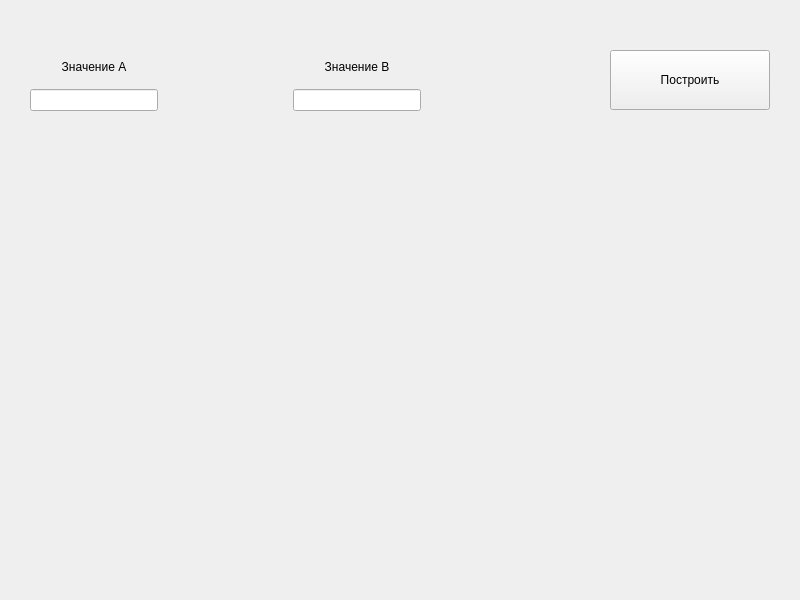
<?xml version="1.0" encoding="UTF-8"?>
<ui version="4.0">
 <class>lineSeg</class>
 <widget class="QWidget" name="lineSeg">
  <property name="geometry">
   <rect>
    <x>0</x>
    <y>0</y>
    <width>800</width>
    <height>600</height>
   </rect>
  </property>
  <property name="windowTitle">
   <string>Form</string>
  </property>
  <widget class="QCustomPlot" name="widget" native="true">
   <property name="geometry">
    <rect>
     <x>30</x>
     <y>130</y>
     <width>750</width>
     <height>450</height>
    </rect>
   </property>
  </widget>
  <widget class="QPushButton" name="pushButton">
   <property name="geometry">
    <rect>
     <x>610</x>
     <y>50</y>
     <width>160</width>
     <height>60</height>
    </rect>
   </property>
   <property name="text">
    <string>Построить</string>
   </property>
  </widget>
  <widget class="QLabel" name="label_3">
   <property name="geometry">
    <rect>
     <x>330</x>
     <y>10</y>
     <width>84</width>
     <height>37</height>
    </rect>
   </property>
   <property name="text">
    <string/>
   </property>
   <property name="pixmap">
    <pixmap>../../kursachFoto/lineOtr.jpg</pixmap>
   </property>
  </widget>
  <widget class="QLabel" name="label_4">
   <property name="geometry">
    <rect>
     <x>0</x>
     <y>0</y>
     <width>801</width>
     <height>601</height>
    </rect>
   </property>
   <property name="text">
    <string/>
   </property>
   <property name="pixmap">
    <pixmap>../../kursachFoto/fon.png</pixmap>
   </property>
  </widget>
  <widget class="QWidget" name="layoutWidget">
   <property name="geometry">
    <rect>
     <x>30</x>
     <y>50</y>
     <width>391</width>
     <height>61</height>
    </rect>
   </property>
   <layout class="QGridLayout" name="gridLayout">
    <item row="0" column="2">
     <widget class="QLabel" name="label_2">
      <property name="text">
       <string>Значение B</string>
      </property>
      <property name="alignment">
       <set>Qt::AlignCenter</set>
      </property>
     </widget>
    </item>
    <item row="1" column="2">
     <widget class="QLineEdit" name="lineEdit_2"/>
    </item>
    <item row="0" column="0">
     <widget class="QLabel" name="label">
      <property name="text">
       <string>Значение A</string>
      </property>
      <property name="alignment">
       <set>Qt::AlignCenter</set>
      </property>
     </widget>
    </item>
    <item row="1" column="0">
     <widget class="QLineEdit" name="lineEdit"/>
    </item>
    <item row="0" column="1">
     <spacer name="horizontalSpacer">
      <property name="orientation">
       <enum>Qt::Horizontal</enum>
      </property>
      <property name="sizeHint" stdset="0">
       <size>
        <width>40</width>
        <height>20</height>
       </size>
      </property>
     </spacer>
    </item>
   </layout>
  </widget>
  <zorder>label_4</zorder>
  <zorder>widget</zorder>
  <zorder>pushButton</zorder>
  <zorder>label</zorder>
  <zorder>label_2</zorder>
  <zorder>label_3</zorder>
  <zorder>lineEdit</zorder>
  <zorder>lineEdit_2</zorder>
  <zorder>layoutWidget</zorder>
 </widget>
 <customwidgets>
  <customwidget>
   <class>QCustomPlot</class>
   <extends>QWidget</extends>
   <header>qcustomplot.h</header>
   <container>1</container>
  </customwidget>
 </customwidgets>
 <resources/>
 <connections/>
</ui>
